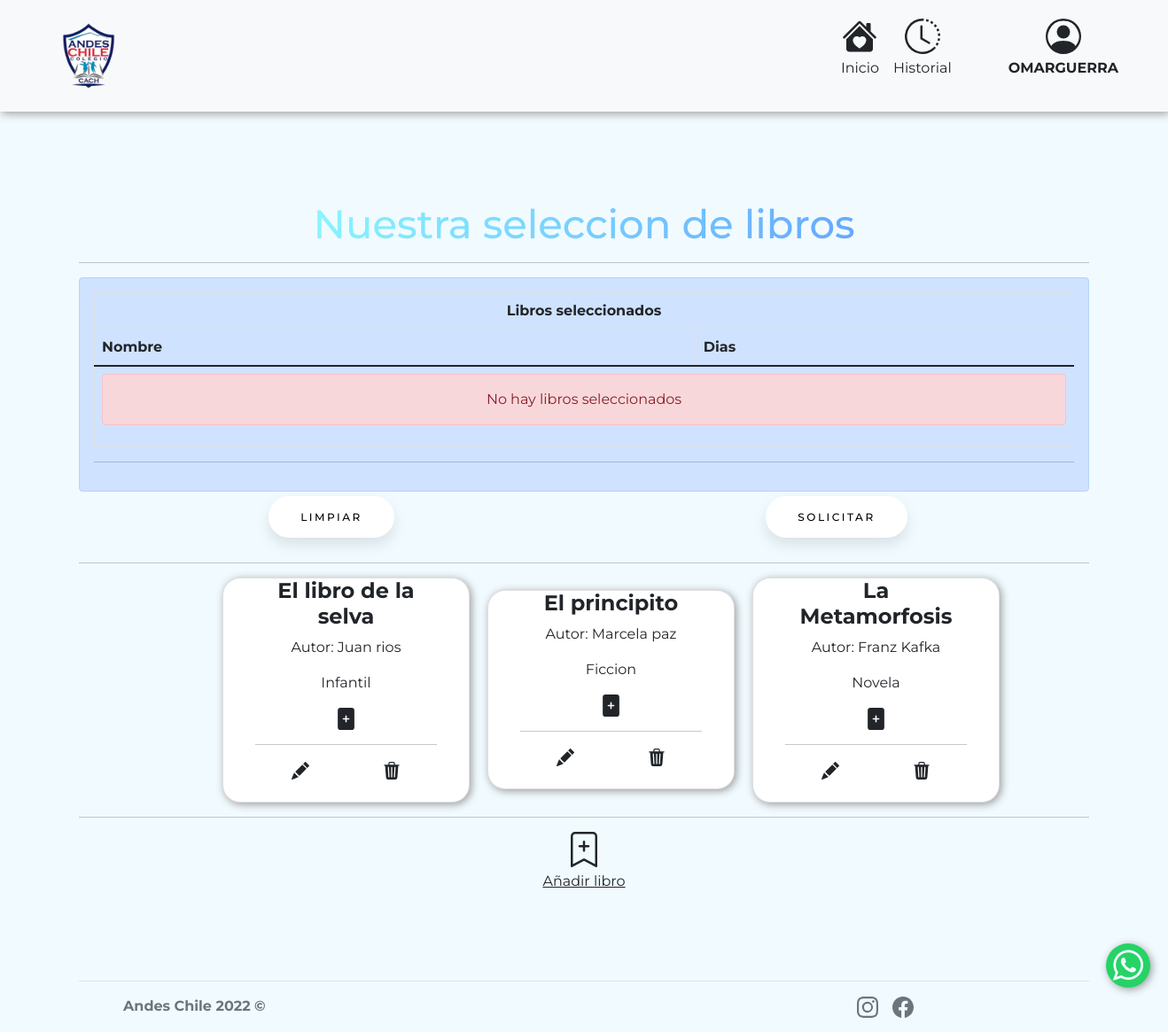
The app's page /biblioteca/ (signed in) with its own data.
### rest_taller/models.py (models this page shows, shortened)
class Libro(models.Model):
    sku = models.AutoField(primary_key=True, verbose_name='id')
    autor = models.CharField(max_length=100,null=True, verbose_name='Nombre autor')
    nombreLibro = models.CharField(max_length=100,null=True, verbose_name='Nombre libro')
    genero = models.CharField( max_length=50,verbose_name='Nombre genero')
    dias =  models.IntegerField(verbose_name='Dias prestamo')

### biblioteca/views.py (the view)
# urls.py: path('',listar_libros,name="listar_libros"),
def listar_libros(request):
    books = Libro.objects.all()
    datos = {'listar_libros':books}
    return render(request,'biblioteca/biblioteca.html',datos)

### biblioteca/templates/biblioteca/biblioteca.html (shortened to what this page needs)
<!DOCTYPE html>
<html lang="es">
<head>
    {% load static %}
    <link rel="stylesheet" href="https://cdn.jsdelivr.net/npm/bootstrap-icons@1.7.2/font/bootstrap-icons.css">
    <link rel="stylesheet" href="https://stackpath.bootstrapcdn.com/font-awesome/4.7.0/css/font-awesome.min.css">
    <link href="{% static 'biblioteca/css/bootstrap.min.css'%}" rel="stylesheet">
    <link rel="stylesheet" href="{% static 'biblioteca/css/style.css'%}">
    <link rel="stylesheet" href="{% static 'biblioteca/css/styleAPI.css'%}">
</head>
<body>
    <nav id="navegador" class="navbar navbar-expand-lg navbar-light bg-light fixed-top col-12">
        <a class="navbar-brand" href="#"><img src="{% static 'equipo/img/logo.png'%}" width="100" height="100" alt="..."> </a>
        <div class="collapse navbar-collapse" id="navbarSupportedContent">
            <ul class="navbar-nav ms-auto mb-2 mb-lg-0 bg-light">
                <li class="nav-item align-items-center text-center">
                    <a href="{% url 'index' %}" class="nav-link text-dark">
                        Inicio
                    </a>
                </li>
                {% if user.is_authenticated %}
                <li class="nav-item align-items-center text-center">
                    <a href="{% url 'historial' %}" class="nav-link text-dark">
                        Historial
                    </a>
                </li>
                <li class="nav-item align-items-center text-center px-5">
                    <a href="{% url 'loginGoogle' %}" class="nav-link text-dark">
                        <p class="text-center textMayus"><b>{{ user.username }}</b></p>
                    </a>
                </li>
                {% endif %}
            </ul>
        </div>
    </nav>
    <section id="Comunidad" class="container section-padding">
        <h2 class="text-center"><span class="h2Comunidad">Nuestra seleccion de libros</span></h2>
                {% if user.is_authenticated %}
                <hr>
                <div class="col-mb-12 " style="align-items: center;">
                    {% include "carrito.html" %}
                </div>
                <br><hr>
                {% endif %}
        <div class="container-fluid align-items-center text-center" style="align-items: center;">
            <div class="row col-lg-12 contentCard " style="gap: 20px; margin-left: 150px;">
                {% for lis in listar_libros %}
                <div class="card col-lg-3 text-center align-items-center" style="align-items: center;">
                    <div class="container-fluid ">
                        <div>
                            <h4><b>{{lis.nombreLibro}}</b></h4>
                        </div>
                        <div>
                            <p>Autor: {{lis.autor}}</p>
                        </div>
                        <div>
                            <p>{{lis.genero}}</p>
                        </div>
                        <div>
                            {% if user.is_authenticated %}
                            <a href="{% url 'Add' lis.sku %}"  class="text-dark">
                            <svg xmlns="http://www.w3.org/2000/svg" width="25" height="25" fill="currentColor" class="bi bi-file-plus-fill" viewBox="0 0 16 16">
                            <path d="M12 0H4a2 2 0 0 0-2 2v12a2 2 0 0 0 2 2h8a2 2 0 0 0 2-2V2a2 2 0 0 0-2-2zM8.5 6v1.5H10a.5.5 0 0 1 0 1H8.5V10a.5.5 0 0 1-1 0V8.5H6a.5.5 0 0 1 0-1h1.5V6a.5.5 0 0 1 1 0z"/>
                          </svg></a>
                            <hr>
                            {% endif %}
                        </div>
                        {% if user.is_staff %}
                        <div class="row">
                            <div class="col-md-6">
                            <a href="{% url 'modificarLibro' lis.sku %} " class="text-dark">
                            </a>
                            </div>
                            <div class="col-md-6">
                            <a href="{% url 'eliminarLibro' lis.sku %} " name="btnEliminar" class="text-dark ">
                            </a>
                            </div>
                        </div>
                        {% endif %}
                        <br>
                    </div>
                </div>
                {% endfor %}
            </div>
        </div>
        <hr>
        {% if user.is_staff %}
        <div class="align-items-center text-center">
            <a href="{% url 'agregarLibro' %}" class="text-dark">
                   Añadir libro
            </a>
        </div>
        {% endif %}
    </section>
    <footer class="container d-flex flex-wrap justify-content-between align-items-center py-3 border-top ">
        <div class="col-md-4 d-flex align-items-center ">
            <a href="/ " class="mb-3 me-2 mb-md-0 text-muted text-decoration-none lh-1 ">
                <svg class="bi " width="30 " height="24 ">
                    <use xlink:href="#bootstrap "></use>
                </svg>
            </a>
            <span class="text-muted "><strong>Andes Chile 2022 &copy;</strong></span>
        </div>
        <ul class="nav col-md-4 justify-content-end ">
            <li class="ms-3 ">
                <a class="text-muted " href="https://www.instagram.com/cach.colegioandeschile/ ">
                </a>
            </li>
            <li class="ms-3 "><a class="text-muted " href="https://www.facebook.com/colegioandeschile "></a></li>
        </ul>
        <div class="btn-float ">
            <a href="https://wa.me/56949147149?text=Hola,%20estoy%20busca%20de%20información,%20mi%20consulta%20es%20la%20siguiente: " class="whatsapp " target="_blank "><i class="fa fa-whatsapp whatsapp-icon "></i></a>
        </div>
    </footer>
</body>
</html>

### biblioteca/static/biblioteca/css/style.css (style rules this page uses)
* { font-family: 'Montserrat', sans-serif; }
body { background: #f1fbff; }
#Comunidad { border-bottom: 0%; }
.navbar-brand { margin-left: 50px; }
.section-padding { padding: 100px 0; }
.textMayus { text-transform: uppercase; }
.contentCard { align-items: center; }
.card { border-radius: 20px; box-shadow: 2px 2px 10px #999; column-gap: 15px; }
.h2Comunidad { font-size: 45px; -webkit-background-clip: text; background-clip: text; -webkit-text-fill-color: transparent; background-image: linear-gradient(120deg, #89f7fe 0%, #66a6ff 100%); }
.navbar { box-shadow: 2px 2px 10px #999; position: sticky; top: 0; }
.whatsapp { position: fixed; width: 70px; height: 70px; bottom: 50px; right: 20px; background-color: #25d366; color: #FFF; border-radius: 80px; text-align: center; font-size: 35px; z-index: 1; box-shadow: 2px 2px 10px #999; }
.whatsapp-icon { margin-top: 10px; font-size: 50px; color: #f1fbff; }
@media only screen and (min-width: 320px) { .whatsapp { position: fixed; width: 50px; height: 50px; bottom: 50px; right: 20px; background-color: #25d366; color: #FFF; border-radius: 80px; text-align: center; font-size: 35px; z-index: 1; } }
@media only screen and (min-width: 320px) { .whatsapp-icon { margin-top: 5px; font-size: 40px; color: #f1fbff; } }

### records on screen
Libro: nombreLibro "El libro de la selva", autor "Juan rios", genero "Infantil"
Libro: nombreLibro "El principito", autor "Marcela paz", genero "Ficcion"
Libro: nombreLibro "La Metamorfosis", autor "Franz Kafka", genero "Novela"

### other values on screen
{{ user.username }} "OMARGUERRA"
